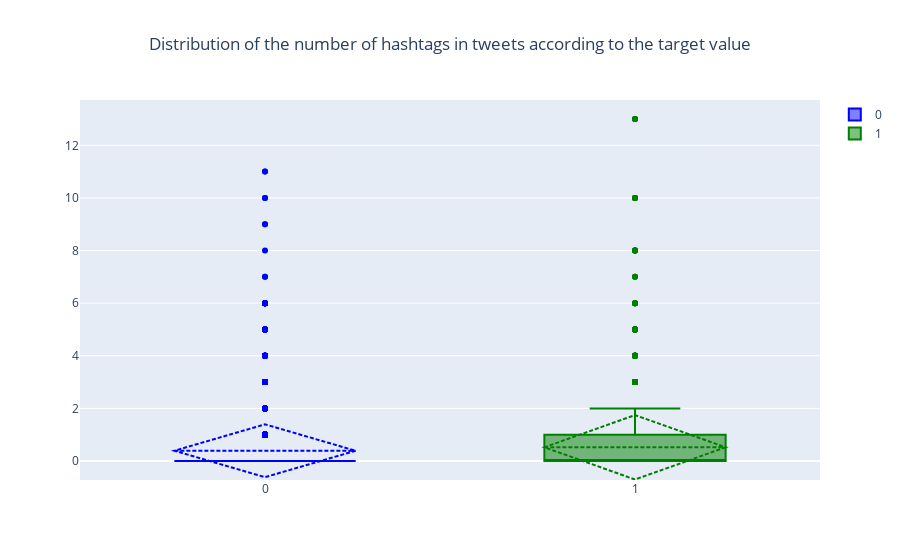

Notebook code for this chart:
### Code cell
fig = go.Figure()

fig.add_trace(go.Box(y=train[train.target == 0].num_hashtags,
                     marker_color="blue",
                     boxmean='sd',
                     name="0"))

fig.add_trace(go.Box(y=train[train.target == 1].num_hashtags,
                     marker_color="green",
                     boxmean='sd',
                     name="1"))

fig.update_layout(title="Distribution of the number of hashtags in tweets according to the target value",
                  title_x=0.5)

fig.show()

### Figure 1 — Plotly figure (JSON) as saved in the notebook; plotly's stock layout.template omitted (floating-point values rounded to 4 significant figures; data arrays with more than 128 entries replaced by an {"elided": "..."} marker saying what was removed)
{"data": [{"boxmean": "sd", "marker": {"color": "blue"}, "name": "0", "type": "box", "y": {"elided": "3701 int values"}}, {"boxmean": "sd", "marker": {"color": "green"}, "name": "1", "type": "box", "y": {"elided": "2770 int values"}}], "layout": {"title": {"text": "Distribution of the number of hashtags in tweets according to the target value", "x": 0.5}}}
